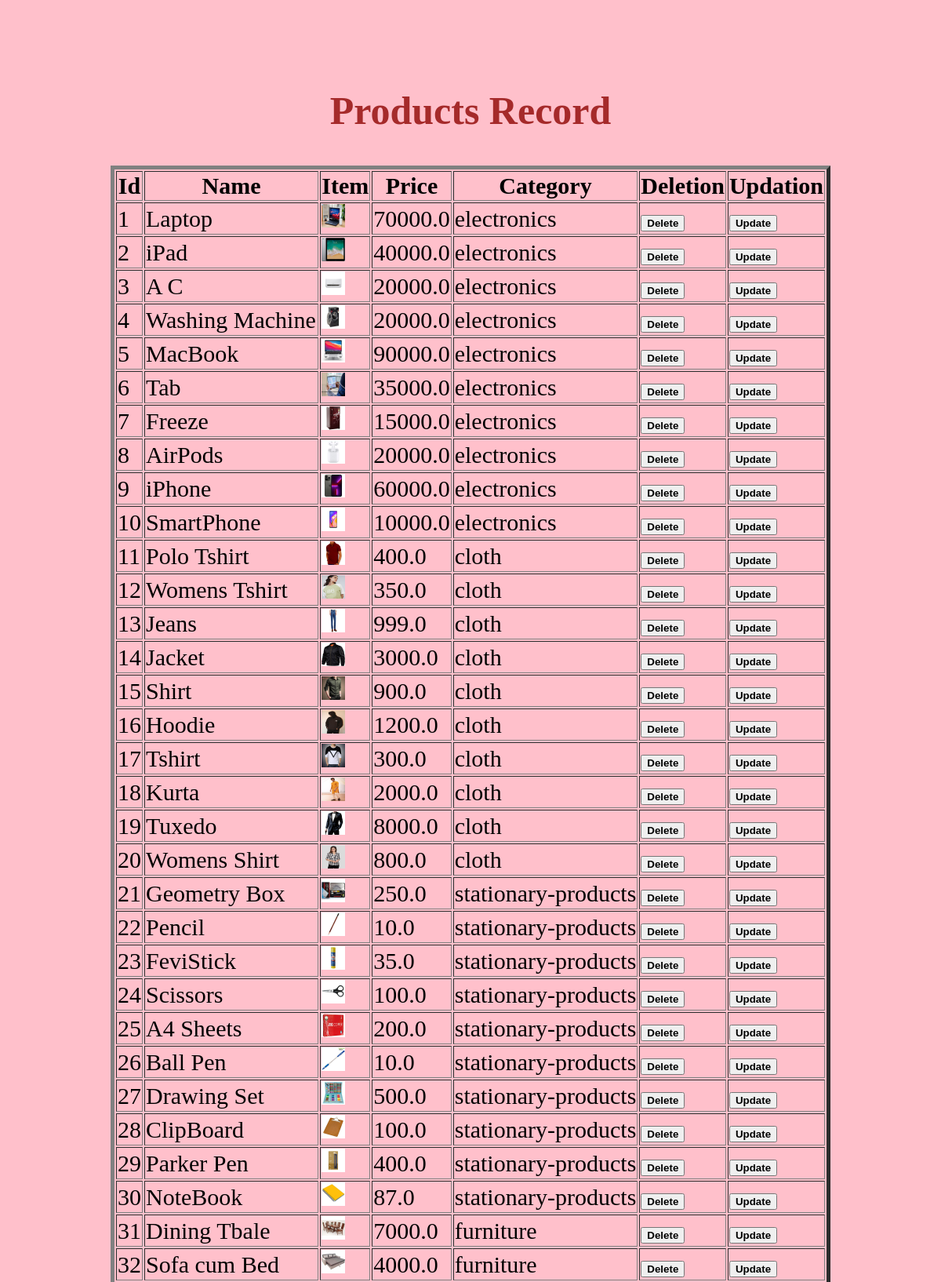
The page /viewProd (upper part) on the database its author committed.
### tables this page shows
CREATE TABLE products(id integer primary key autoincrement, name text not null, image text not null, price float not null, onSale integer, onSalePrice float not null, kind text not null);

### main.py (the view)
@app.route("/viewProd")
def viewProd():
    shoppingCart = []
    shopLen = len(shoppingCart)
    totItems, total, display = 0, 0, 0
    myProucts = db.execute("SELECT * FROM products")
    myProuctsLen = len(myProucts)
    return render_template("viewProd.html", shoppingCart=shoppingCart, shopLen=shopLen, total=total, totItems=totItems,
                           display=display, session=session, myProucts=myProucts, myProuctsLen=myProuctsLen)

### templates/viewProd.html (shortened to what this page needs)
<!DOCTYPE html>
<html lang="en">
<head>
</head>
<body>
<center>
    <h2>Products Record</h2>
    <table border=5>
        <thead>
            <th>Id</th>
            <th>Name</th>
            <th>Item</th>
            <th>Price</th>
            <th>Category</th>
            <th>Deletion</th>
            <th>Updation</th>
        </thead>
         <tbody>
            {% for i in range(myProuctsLen) %}
              <tr>
                <td>{{ myProucts[i]["id"] }}</td>
                <td>{{ myProucts[i]["name"] }}</td>
                <td><img src="/static/img/{{ myProucts[i]["image"] }}" width="30px" alt="{{ myProucts[i]["name"] }}" /></td>
                <td>{{ myProucts[i]["onSalePrice"] }}</td>
                <td>{{ myProucts[i]["kind"] }}</td>
                <td><a href="/delPro/?id={{ myProucts[i]["id"] }}"><button type="button" ><b>Delete</b></button></a></td>
                <td><a href="/updatePro"><button type="button" ><b>Update</b></button></a></td>
              </tr>
            </tbody>
            {% endfor %}
    </table>
    <br><br>
    </center>
</body>
</html>

### templates/viewProd.html (style rules this page uses)
h2 { color: brown; font-family:bold; font-size:50px; text-align: center; }
body { padding:20px; margin:50px; background-color:pink; text-align: center; font-size:30px; }
a { color: red; }

### rows shown on the page
products: id "1", name "Laptop", image+name (picture), onSalePrice "70000.0", kind "electronics"
products: id "2", name "iPad", image (picture), onSalePrice "40000.0", kind "electronics"
products: id "3", name "A C", image (picture), onSalePrice "20000.0", kind "electronics"
products: id "4", name "Washing Machine", image+name (picture), onSalePrice "20000.0", kind "electronics"
products: id "5", name "MacBook", image+name (picture), onSalePrice "90000.0", kind "electronics"
products: id "6", name "Tab", image (picture), onSalePrice "35000.0", kind "electronics"
products: id "7", name "Freeze", image+name (picture), onSalePrice "15000.0", kind "electronics"
products: id "8", name "AirPods", image+name (picture), onSalePrice "20000.0", kind "electronics"
products: id "9", name "iPhone", image+name (picture), onSalePrice "60000.0", kind "electronics"
products: id "10", name "SmartPhone", image+name (picture), onSalePrice "10000.0", kind "electronics"
products: id "11", name "Polo Tshirt", image+name (picture), onSalePrice "400.0", kind "cloth"
products: id "12", name "Womens Tshirt", image+name (picture), onSalePrice "350.0", kind "cloth"
products: id "13", name "Jeans", image+name (picture), onSalePrice "999.0", kind "cloth"
products: id "14", name "Jacket", image+name (picture), onSalePrice "3000.0", kind "cloth"
products: id "15", name "Shirt", image+name (picture), onSalePrice "900.0", kind "cloth"
products: id "16", name "Hoodie", image+name (picture), onSalePrice "1200.0", kind "cloth"
products: id "17", name "Tshirt", image+name (picture), onSalePrice "300.0", kind "cloth"
products: id "18", name "Kurta", image+name (picture), onSalePrice "2000.0", kind "cloth"
products: id "19", name "Tuxedo", image+name (picture), onSalePrice "8000.0", kind "cloth"
products: id "20", name "Womens Shirt", image+name (picture), onSalePrice "800.0", kind "cloth"
products: id "21", name "Geometry Box", image+name (picture), onSalePrice "250.0", kind "stationary-products"
products: id "22", name "Pencil", image+name (picture), onSalePrice "10.0", kind "stationary-products"
products: id "23", name "FeviStick", image+name (picture), onSalePrice "35.0", kind "stationary-products"
products: id "24", name "Scissors", image+name (picture), onSalePrice "100.0", kind "stationary-products"
products: id "25", name "A4 Sheets", image+name (picture), onSalePrice "200.0", kind "stationary-products"
products: id "26", name "Ball Pen", image+name (picture), onSalePrice "10.0", kind "stationary-products"
products: id "27", name "Drawing Set", image+name (picture), onSalePrice "500.0", kind "stationary-products"
products: id "28", name "ClipBoard", image+name (picture), onSalePrice "100.0", kind "stationary-products"
products: id "29", name "Parker Pen", image+name (picture), onSalePrice "400.0", kind "stationary-products"
products: id "30", name "NoteBook", image+name (picture), onSalePrice "87.0", kind "stationary-products"
products: id "31", name "Dining Tbale", image+name (picture), onSalePrice "7000.0", kind "furniture"
products: id "32", name "Sofa cum Bed", image+name (picture), onSalePrice "4000.0", kind "furniture"
